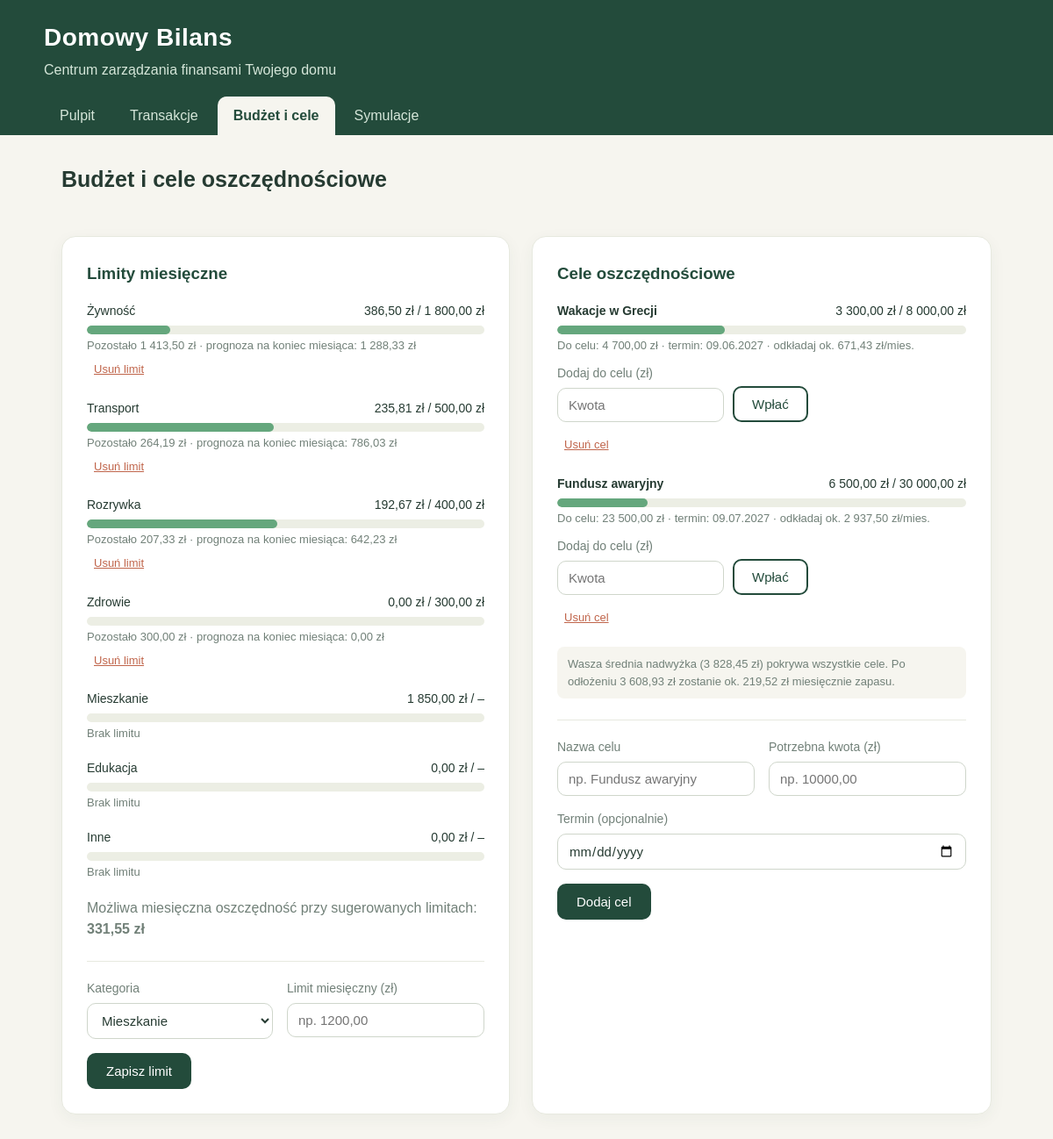
Screenshot of /budzet with the database file from the repository.
### models.py (models this page shows)
class SavingsGoal(db.Model):
    __tablename__ = "savings_goal"
    id = db.Column(db.Integer, primary_key=True)
    name = db.Column(db.String(60), nullable=False)
    target = db.Column(money(), nullable=False)
    saved = db.Column(money(), nullable=False, default=0)
    deadline = db.Column(db.Date)
    created = db.Column(db.Date, default=dt.date.today)

### app.py (the view, shortened to what this page needs)
@app.route("/budzet", methods=["GET", "POST"])
def budzet():
    overview = services.budget_overview()
    goals = services.goals_overview()
    return render_template("budzet.html", categories=services.EXPENSE_CATEGORIES,
                           budgets=overview["rows"], potential=overview["potential"],
                           goals=goals["goals"], tips=goals["tips"], today=date.today().isoformat())

### app.py (called while the page is built)
@app.template_filter("pln")
def pln(value):
    return services.pln(value)

### services.py (called while the page is built)
def r2(x):
    return round(float(x or 0), 2)

def pln(value):
    if value is None:
        return "–"
    return f"{value:,.2f}".replace(",", " ").replace(".", ",").replace("-", "−") + " zł"

def fmt(d):
    return d.strftime("%d.%m.%Y")

def add_months(d, n):
    m = d.month - 1 + n
    y, m = d.year + m // 12, m % 12 + 1
    return date(y, m, min(d.day, calendar.monthrange(y, m)[1]))

def _sum(kind, start=None, end=None):
    q = db.session.query(func.coalesce(func.sum(Transaction.amount), 0)).filter(Transaction.kind == kind)
    if start:
        q = q.filter(Transaction.date >= start)
    if end:
        q = q.filter(Transaction.date < end)
    return r2(q.scalar())

def averages(n=3):
    cur = date.today().replace(day=1)
    s = add_months(cur, -n)
    inc, exp = _sum("income", s, cur) / n, _sum("expense", s, cur) / n
    return {"income": r2(inc), "expense": r2(exp), "surplus": r2(inc - exp)}

### templates/budzet.html (shortened to what this page needs)
{% extends "base.html" %}
{% block content %}
<h2>Budżet i cele oszczędnościowe</h2>
<div class="two-col">
    <section class="section">
        <h3>Limity miesięczne</h3>
        {% for b in budgets %}
        {% set pct = b.pct or 0 %}
        <div class="progress-row">
            <div class="progress-label"><span>{{ b.category }}</span><span>{{ b.spent|pln }} / {{ b.limit|pln }}</span></div>
            <div class="progress"><div class="bar {{ 'over' if pct > 100 else 'warn' if pct > 80 }}" style="width: {{ [pct, 100]|min }}%"></div></div>
            <small class="muted">{% if b.left is not none %}{% if b.left >= 0 %}Pozostało {{ b.left|pln }}{% else %}Przekroczono o {{ (0 - b.left)|pln }}{% endif %} · prognoza na koniec miesiąca: {{ b.projected|pln }}{% else %}Brak limitu{% endif %}</small>
            {% if b.id %}<form method="post" action="{{ url_for('usun_limit', budget_id=b.id) }}"><button class="btn-icon" type="submit">Usuń limit</button></form>{% endif %}
        </div>
        {% else %}<p class="empty">Nie ustawiono jeszcze limitów wydatków.</p>{% endfor %}
        {% if potential %}<p>Możliwa miesięczna oszczędność przy sugerowanych limitach: <strong>{{ potential|pln }}</strong></p>{% endif %}
        <form method="post" class="form-grid compact">
            <label>Kategoria<select name="category" required>{% for c in categories %}<option>{{ c }}</option>{% endfor %}</select></label>
            <label>Limit miesięczny (zł)<input type="number" name="limit" min="0.01" step="0.01" placeholder="np. 1200,00" required></label>
            <div class="full"><button class="btn" type="submit">Zapisz limit</button></div>
        </form>
    </section>
    <section class="section">
        <h3>Cele oszczędnościowe</h3>
        {% for g in goals %}
        <div class="progress-row">
            <div class="progress-label"><strong>{{ g.name }}</strong><span>{{ g.saved|pln }} / {{ g.target|pln }}</span></div>
            <div class="progress"><div class="bar" style="width: {{ g.pct }}%"></div></div>
            <small class="muted">{% if g.remaining == 0 %}Cel osiągnięty{% else %}Do celu: {{ g.remaining|pln }}{% endif %}{% if g.deadline %} · termin: {{ g.deadline }}{% endif %}{% if g.need %} · odkładaj ok. {{ g.need|pln }}/mies.{% endif %}</small>
            {% if g.remaining > 0 %}
            <form method="post" class="inline-form"><input type="hidden" name="form" value="deposit"><input type="hidden" name="goal_id" value="{{ g.id }}"><label class="deposit-label">Dodaj do celu (zł)<input type="number" name="amount" min="0.01" step="0.01" placeholder="Kwota" required></label><button class="btn secondary" type="submit">Wpłać</button></form>
            {% endif %}
            <form method="post" action="{{ url_for('usun_cel', goal_id=g.id) }}"><button class="btn-icon" type="submit">Usuń cel</button></form>
        </div>
        {% else %}<p class="empty">Dodaj pierwszy cel, np. wakacje albo fundusz awaryjny.</p>{% endfor %}
        {% for tip in tips %}<p class="tip">{{ tip }}</p>{% endfor %}
        <form method="post" class="form-grid compact">
            <label>Nazwa celu<input type="text" name="name" maxlength="60" placeholder="np. Fundusz awaryjny" required></label>
            <label>Potrzebna kwota (zł)<input type="number" name="target" min="0.01" step="0.01" placeholder="np. 10000,00" required></label>
            <label class="full">Termin (opcjonalnie)<input type="date" name="deadline" min="{{ today }}"></label>
            <div class="full"><button class="btn" type="submit">Dodaj cel</button></div>
        </form>
    </section>
</div>
{% endblock %}

### static/css/style.css (style rules this page uses)
:root { --green: #234b3b; --green-soft: #d5e6d9; --cream: #f6f5ef; --text: #263b32; --muted: #718078; --border: #e7e9df; --income: #3f8a5a; --expense: #c0654b; --warn: #d5b35f; }
* { box-sizing: border-box; }
body { margin: 0; font-family: Arial, sans-serif; background: var(--cream); color: var(--text); line-height: 1.5; }
.container > h2 { font-size: 25px; margin: 0 0 20px; }
.two-col { display: grid; grid-template-columns: 1fr 1fr; gap: 25px; }
.section { background: #fff; margin-top: 25px; padding: 28px; border-radius: 16px; border: 1px solid var(--border); box-shadow: 0 5px 18px rgba(35, 75, 59, 0.05); }
.section h2, .section h3 { color: var(--green); margin-top: 0; }
.section p { color: var(--muted); }
.btn { display: inline-block; background: var(--green); color: #fff; border: 2px solid var(--green); border-radius: 10px; padding: 10px 20px; font-size: 15px; cursor: pointer; text-decoration: none; transition: background 0.2s; }
.btn.secondary { background: transparent; color: var(--green); }
.form-grid { display: grid; grid-template-columns: repeat(3, 1fr); gap: 16px; }
.form-grid.compact { grid-template-columns: 1fr 1fr; margin-top: 24px; padding-top: 20px; border-top: 1px solid var(--border); }
.form-grid .full, .form-grid .actions { grid-column: 1 / -1; }
.btn-icon { border: 0; background: transparent; color: var(--expense); padding: 6px 8px; cursor: pointer; text-decoration: underline; font: inherit; font-size: 13px; }
.inline-form { display: flex; align-items: end; gap: 10px; margin: 10px 0; }
.deposit-label { max-width: 190px; }
.muted, .tip { color: var(--muted); font-size: 13px; }
.tip { padding: 10px 12px; background: #f6f5ef; border-radius: 8px; }
label { display: flex; flex-direction: column; gap: 6px; font-size: 14px; color: var(--muted); }
input, select { padding: 10px 12px; font-size: 15px; font-family: inherit; color: var(--text); background: #fff; border: 1px solid #cfd6cb; border-radius: 10px; }
input:invalid:not(:placeholder-shown) { border-color: var(--expense); }
.progress-row { margin-bottom: 18px; }
.progress-label { display: flex; justify-content: space-between; font-size: 14px; margin-bottom: 6px; }
.progress { height: 10px; background: #eceee4; border-radius: 10px; overflow: hidden; }
.bar { height: 100%; background: #65a77d; border-radius: 10px; }

### rows the page displays
SavingsGoal: name "Wakacje w Grecji", saved|pln "3 300,00 zł", target|pln "8 000,00 zł", {{ g.pct }} 41 (drawn), remaining|pln "4 700,00 zł", deadline "09.06.2027", need|pln "671,43 zł"
SavingsGoal: name "Fundusz awaryjny", saved|pln "6 500,00 zł", target|pln "30 000,00 zł", {{ g.pct }} 22 (drawn), remaining|pln "23 500,00 zł", deadline "09.07.2027", need|pln "2 937,50 zł"

### other values shown
{{ label }} "Pulpit" "Transakcje" "Budżet i cele" "Symulacje"
{{ b.category }} "Żywność" "Transport" "Rozrywka" "Zdrowie" "Mieszkanie" "Edukacja" "Inne"
{{ b.spent|pln }} "386,50 zł" "235,81 zł" "192,67 zł" "0,00 zł" "1 850,00 zł" "0,00 zł" "0,00 zł"
{{ b.limit|pln }} "1 800,00 zł" "500,00 zł" "400,00 zł" "300,00 zł" "–" "–" "–"
{{ b.left|pln }} "1 413,50 zł" "264,19 zł" "207,33 zł" "300,00 zł"
{{ b.projected|pln }} "1 288,33 zł" "786,03 zł" "642,23 zł" "0,00 zł"
{{ potential|pln }} "331,55 zł"
{{ tip }} "Wasza średnia nadwyżka (3 828,45 zł) pokrywa wszystkie cele. Po odłożeniu 3 608,93 zł zostanie ok. 219,52 zł miesięcznie zapasu."
form field category "Mieszkanie"
